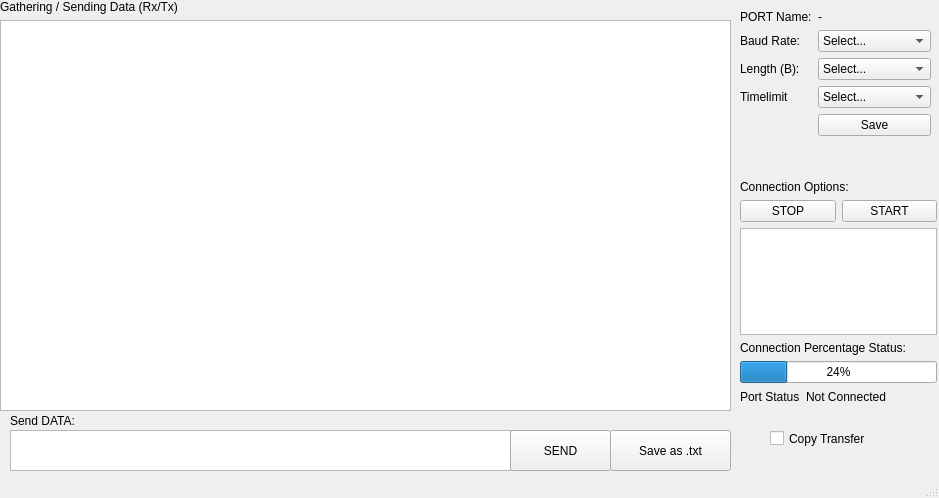
<?xml version="1.0" encoding="UTF-8"?>
<ui version="4.0">
 <class>qt</class>
 <widget class="QMainWindow" name="qt">
  <property name="geometry">
   <rect>
    <x>0</x>
    <y>0</y>
    <width>939</width>
    <height>498</height>
   </rect>
  </property>
  <property name="cursor">
   <cursorShape>ArrowCursor</cursorShape>
  </property>
  <property name="windowTitle">
   <string>Serial Communication GUI v1.2</string>
  </property>
  <property name="windowOpacity">
   <double>0.990000000000000</double>
  </property>
  <property name="statusTip">
   <string>Mehmet Cagri Aksoy 2018-2023</string>
  </property>
  <property name="whatsThis">
   <string>Serial Communication Program Mehmet Cagri Aksoy 2018-2022</string>
  </property>
  <widget class="QWidget" name="centralwidget">
   <widget class="QWidget" name="formLayoutWidget">
    <property name="geometry">
     <rect>
      <x>740</x>
      <y>10</y>
      <width>191</width>
      <height>171</height>
     </rect>
    </property>
    <layout class="QFormLayout" name="formLayout">
     <item row="0" column="0">
      <widget class="QLabel" name="label_2">
       <property name="text">
        <string>PORT Name:</string>
       </property>
      </widget>
     </item>
     <item row="1" column="0">
      <widget class="QLabel" name="label_6">
       <property name="text">
        <string>Baud Rate:</string>
       </property>
      </widget>
     </item>
     <item row="1" column="1">
      <widget class="QComboBox" name="comboBox_1">
       <item>
        <property name="text">
         <string>Select...</string>
        </property>
       </item>
       <item>
        <property name="text">
         <string>1200</string>
        </property>
       </item>
       <item>
        <property name="text">
         <string>2400</string>
        </property>
       </item>
       <item>
        <property name="text">
         <string>4800</string>
        </property>
       </item>
       <item>
        <property name="text">
         <string>9600</string>
        </property>
       </item>
       <item>
        <property name="text">
         <string>19200</string>
        </property>
       </item>
       <item>
        <property name="text">
         <string>38400</string>
        </property>
       </item>
       <item>
        <property name="text">
         <string>57600</string>
        </property>
       </item>
       <item>
        <property name="text">
         <string>115200</string>
        </property>
       </item>
      </widget>
     </item>
     <item row="2" column="0">
      <widget class="QLabel" name="label_7">
       <property name="text">
        <string>Length (B):</string>
       </property>
      </widget>
     </item>
     <item row="2" column="1">
      <widget class="QComboBox" name="comboBox_2">
       <item>
        <property name="text">
         <string>Select...</string>
        </property>
       </item>
       <item>
        <property name="text">
         <string>2</string>
        </property>
       </item>
       <item>
        <property name="text">
         <string>4</string>
        </property>
       </item>
       <item>
        <property name="text">
         <string>8</string>
        </property>
       </item>
       <item>
        <property name="text">
         <string>16</string>
        </property>
       </item>
       <item>
        <property name="text">
         <string>32</string>
        </property>
       </item>
       <item>
        <property name="text">
         <string>64</string>
        </property>
       </item>
      </widget>
     </item>
     <item row="0" column="1">
      <widget class="QLabel" name="label_11">
       <property name="text">
        <string>-</string>
       </property>
      </widget>
     </item>
     <item row="4" column="1">
      <widget class="QPushButton" name="pushButton_4">
       <property name="text">
        <string>Save</string>
       </property>
      </widget>
     </item>
     <item row="3" column="1">
      <widget class="QComboBox" name="comboBox">
       <item>
        <property name="text">
         <string>Select...</string>
        </property>
       </item>
       <item>
        <property name="text">
         <string>0</string>
        </property>
       </item>
       <item>
        <property name="text">
         <string>2</string>
        </property>
       </item>
       <item>
        <property name="text">
         <string>4</string>
        </property>
       </item>
       <item>
        <property name="text">
         <string>6</string>
        </property>
       </item>
       <item>
        <property name="text">
         <string>8</string>
        </property>
       </item>
       <item>
        <property name="text">
         <string>10</string>
        </property>
       </item>
       <item>
        <property name="text">
         <string>15</string>
        </property>
       </item>
       <item>
        <property name="text">
         <string>20</string>
        </property>
       </item>
      </widget>
     </item>
     <item row="3" column="0">
      <widget class="QLabel" name="label_12">
       <property name="text">
        <string>Timelimit</string>
       </property>
      </widget>
     </item>
    </layout>
   </widget>
   <widget class="QWidget" name="gridLayoutWidget">
    <property name="geometry">
     <rect>
      <x>0</x>
      <y>0</y>
      <width>731</width>
      <height>411</height>
     </rect>
    </property>
    <layout class="QGridLayout" name="gridLayout">
     <item row="1" column="0">
      <widget class="QLabel" name="label_3">
       <property name="text">
        <string>Gathering / Sending Data (Rx/Tx)</string>
       </property>
      </widget>
     </item>
     <item row="2" column="0">
      <widget class="QTextEdit" name="textEdit_3"/>
     </item>
    </layout>
   </widget>
   <widget class="QWidget" name="formLayoutWidget_2">
    <property name="geometry">
     <rect>
      <x>740</x>
      <y>390</y>
      <width>171</width>
      <height>21</height>
     </rect>
    </property>
    <layout class="QFormLayout" name="formLayout_2">
     <item row="0" column="0">
      <widget class="QLabel" name="label_4">
       <property name="text">
        <string>Port Status</string>
       </property>
      </widget>
     </item>
     <item row="0" column="1">
      <widget class="QLabel" name="label_5">
       <property name="styleSheet">
        <string notr="true"/>
       </property>
       <property name="text">
        <string>Not Connected</string>
       </property>
      </widget>
     </item>
    </layout>
   </widget>
   <widget class="QWidget" name="verticalLayoutWidget">
    <property name="geometry">
     <rect>
      <x>740</x>
      <y>180</y>
      <width>197</width>
      <height>203</height>
     </rect>
    </property>
    <layout class="QVBoxLayout" name="verticalLayout">
     <item>
      <widget class="QLabel" name="label_10">
       <property name="text">
        <string>Connection Options:</string>
       </property>
      </widget>
     </item>
     <item>
      <layout class="QHBoxLayout" name="horizontalLayout_2">
       <item>
        <widget class="QPushButton" name="pushButton_2">
         <property name="text">
          <string>STOP</string>
         </property>
        </widget>
       </item>
       <item>
        <widget class="QPushButton" name="pushButton">
         <property name="text">
          <string>START</string>
         </property>
        </widget>
       </item>
      </layout>
     </item>
     <item>
      <widget class="QTextEdit" name="textEdit"/>
     </item>
     <item>
      <widget class="QLabel" name="label_8">
       <property name="text">
        <string>Connection Percentage Status:</string>
       </property>
      </widget>
     </item>
     <item>
      <widget class="QProgressBar" name="progressBar">
       <property name="value">
        <number>24</number>
       </property>
      </widget>
     </item>
    </layout>
   </widget>
   <widget class="QPushButton" name="pushButton_5">
    <property name="geometry">
     <rect>
      <x>610</x>
      <y>430</y>
      <width>121</width>
      <height>41</height>
     </rect>
    </property>
    <property name="text">
     <string>Save as .txt</string>
    </property>
   </widget>
   <widget class="QLabel" name="label_9">
    <property name="geometry">
     <rect>
      <x>10</x>
      <y>405</y>
      <width>451</width>
      <height>31</height>
     </rect>
    </property>
    <property name="text">
     <string>Send DATA:</string>
    </property>
   </widget>
   <widget class="QTextEdit" name="textEdit_2">
    <property name="geometry">
     <rect>
      <x>10</x>
      <y>430</y>
      <width>501</width>
      <height>41</height>
     </rect>
    </property>
   </widget>
   <widget class="QPushButton" name="pushButton_3">
    <property name="geometry">
     <rect>
      <x>510</x>
      <y>430</y>
      <width>101</width>
      <height>41</height>
     </rect>
    </property>
    <property name="text">
     <string>SEND</string>
    </property>
   </widget>
   <widget class="QCheckBox" name="ck_AuSC">
    <property name="geometry">
     <rect>
      <x>770</x>
      <y>430</y>
      <width>121</width>
      <height>17</height>
     </rect>
    </property>
    <property name="text">
     <string>Copy Transfer</string>
    </property>
   </widget>
  </widget>
  <widget class="QStatusBar" name="statusbar"/>
  <action name="actionAna_Ekran">
   <property name="text">
    <string>Ana Ekran</string>
   </property>
  </action>
  <action name="actionHelp">
   <property name="text">
    <string>Help</string>
   </property>
  </action>
 </widget>
 <resources/>
 <connections/>
</ui>
